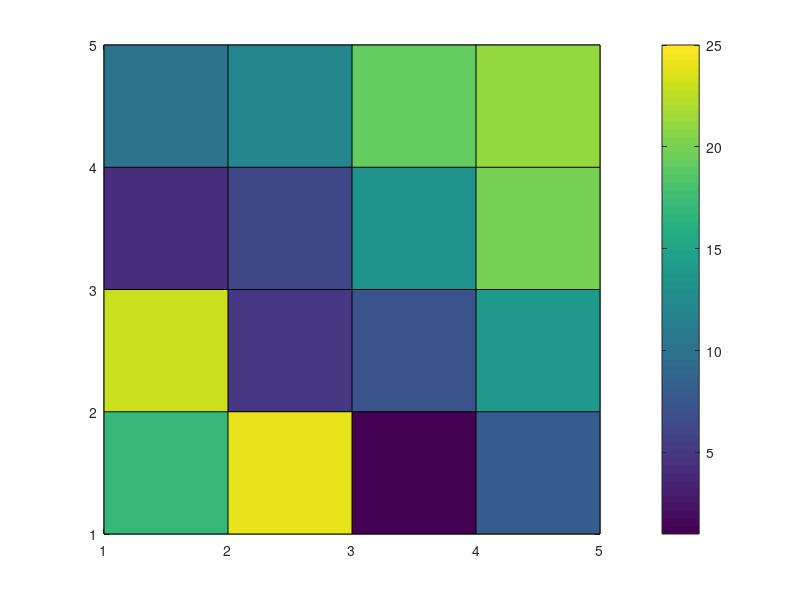

Reproduce this figure in MATLAB.
% Basic pcolor smoke test: rectangular pseudocolor plot from a single matrix.

C = magic(5);
pcolor(C);
colorbar;

disp('SUCCESS');
